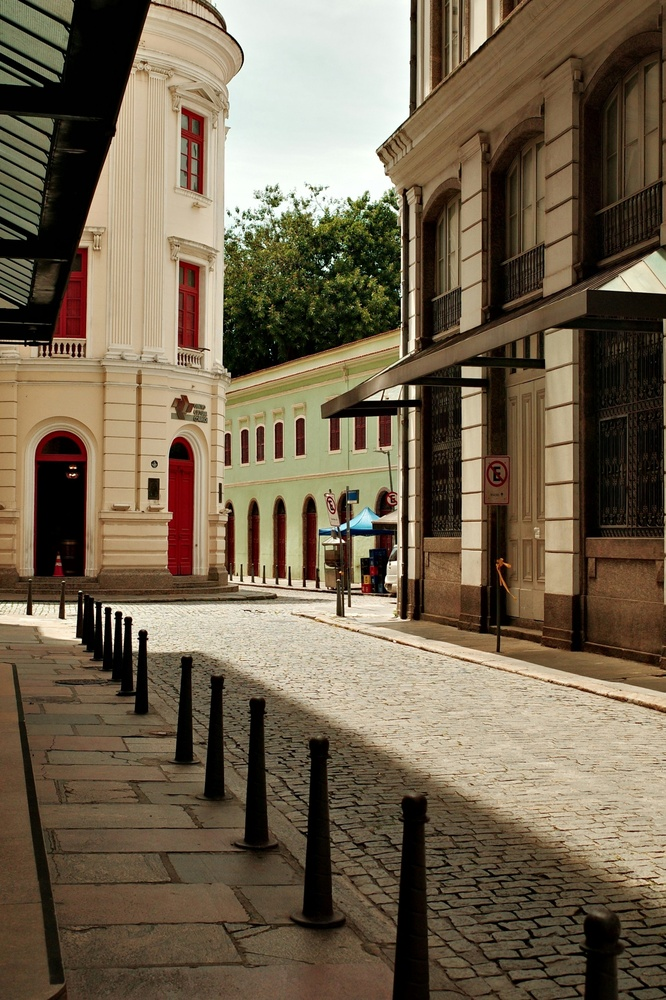
#> input picture image.jpg, 666 x 1000 px, shrunk from 2228 x 3343 before the run, given in place of the camera
$ jupyter execute Video.ipynb
#> lines starting #> are read from the running program, lines starting #| are printed output that depends on the picture; after the words box and inside, x2 and y2 are one past the last pixel; in counts of white or black regions, pixels touching at a corner belong together
[cell 1]
import cv2 as cv
import numpy as np
import matplotlib.pyplot as plt

[cell 2]
cap = cv.VideoCapture(0)

while 1:
    ret, frame = cap.read()
#> frame is the input picture: shape (1000, 666, 3); mean B, G, R 79.3, 100.6, 115

    hsv = cv.cvtColor(frame, cv.COLOR_BGR2HSV)
#> hsv: shape (1000, 666, 3); mean H, S, V 23.3, 109.6, 116

    lower = np.array([0,50,50])
    upper = np.array([360,255,255])

    mask = cv.inRange(hsv, lower, upper)
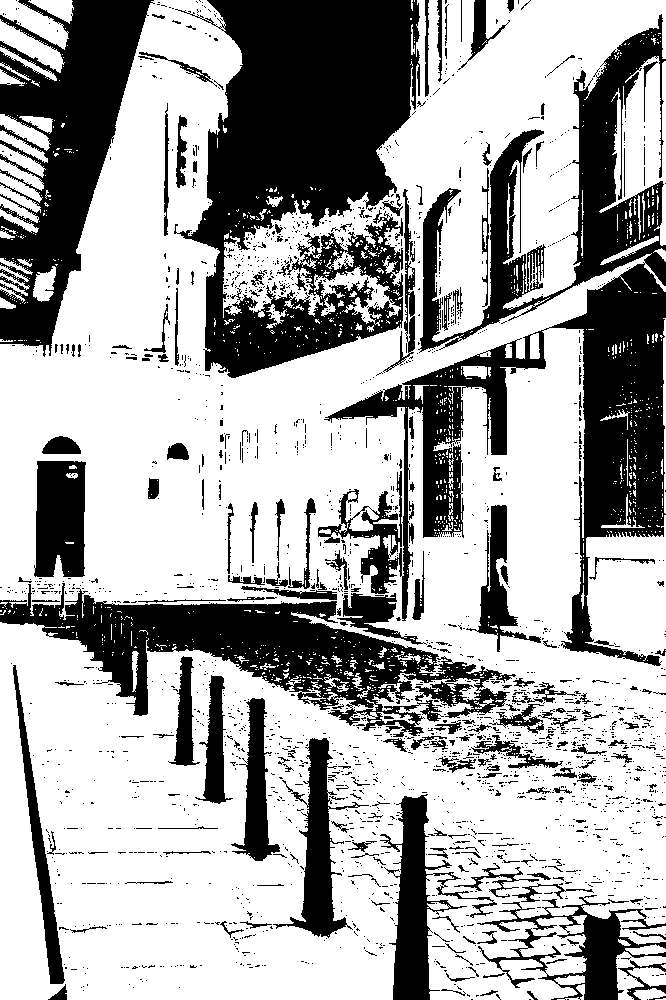
#> mask: shape (1000, 666); 66.1% white; 2216 black regions (1991 under 20 px), largest, box (x1, y1, x2, y2) and area: (318, 14, 666, 666) 56687, (174, 0, 420, 378) 54638, (0, 583, 516, 737) 26802

    blur = cv.blur(mask.copy(),(5,5))
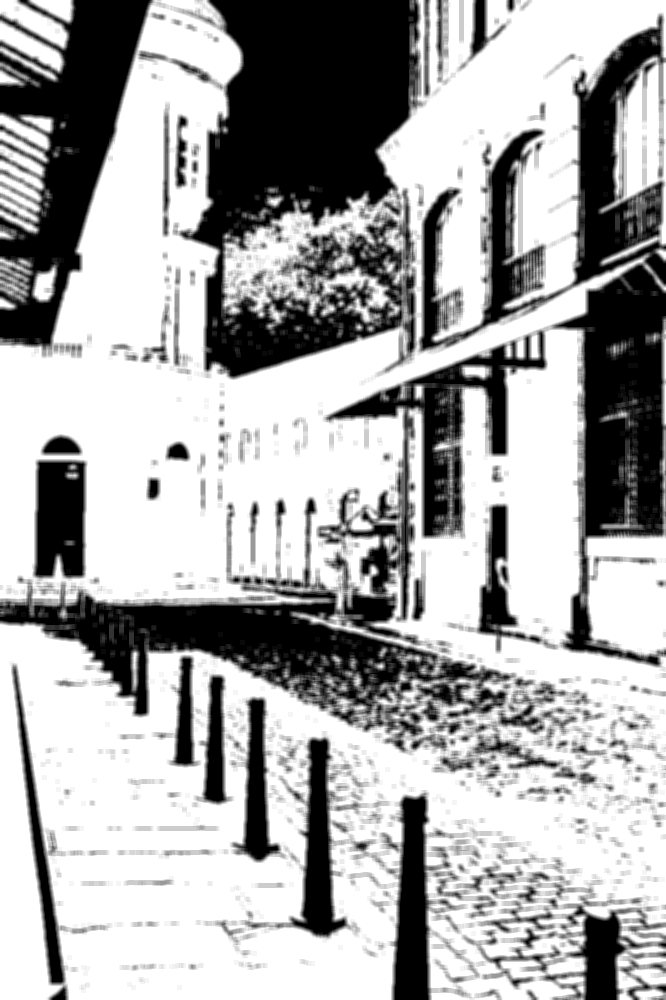
#> blur: shape (1000, 666); min 0, max 255, mean 168.5

    res = cv.bitwise_and(frame, frame, mask=blur)
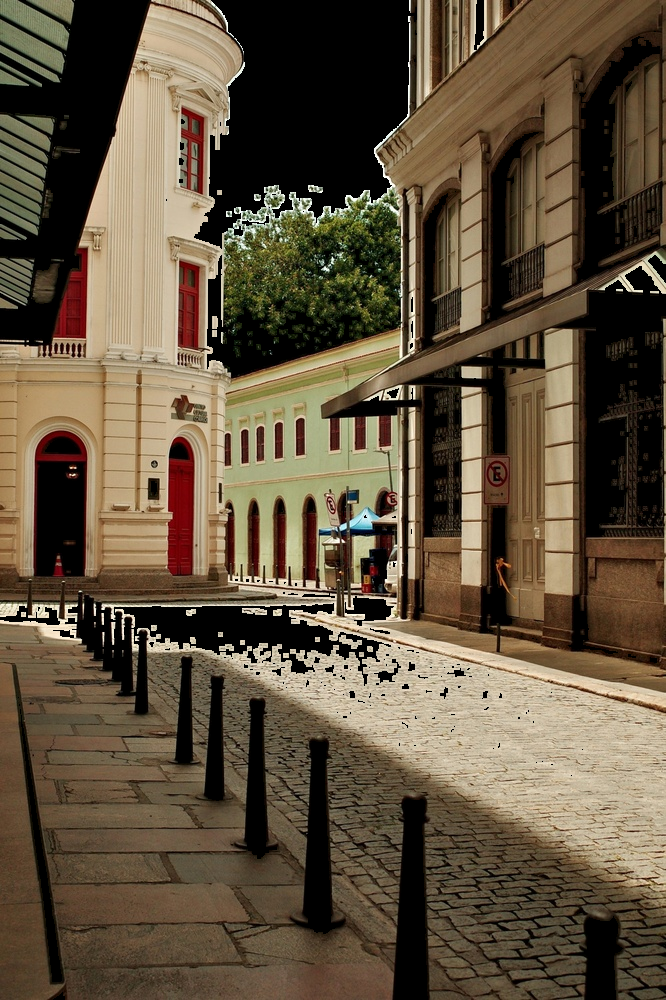
#> res: shape (1000, 666, 3); mean B, G, R 62.4, 82.6, 96.9

    if not ret:
        break

    cv.imshow('res', res)

    k = cv.waitKey(1) & 0xff
#> (key q is pressed here)

    if (k == ord('q')) | (k == 27):
        break

cap.release()
cv.destroyAllWindows()
